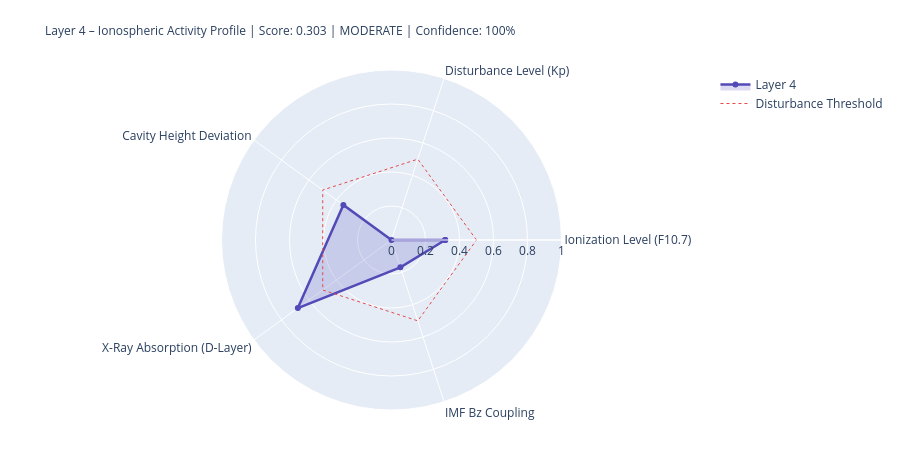

Notebook source saved alongside this figure:
### Markdown cell above
---
## 4. State Assessment & Handoff to Layer 5

### Code cell
# ============================================================
# LAYER-4-SCORE
# ============================================================

COMPONENTS = {
    'Ionization Level (F10.7)':    {'score': ioniz,       'source': 'primary' if f107_now else 'from_layer0', 'dynamic': True},
    'Disturbance Level (Kp)':          {'score': disturb,     'source': 'primary' if kp_now   else 'from_layer0', 'dynamic': True},
    'Cavity Height Deviation':    {'score': h_dev,       'source': 'derived',                                'dynamic': True},
    'X-Ray Absorption (D-Layer)':{'score': xray_ioniz,  'source': 'primary' if xray_now else 'missing',     'dynamic': True},
    'IMF Bz Coupling':             {'score': bz_coupling, 'source': 'primary' if bz_now   else 'from_layer0', 'dynamic': True},
}

available    = {k: v['score'] for k, v in COMPONENTS.items() if v['score'] is not None}
unavailable  = [k for k, v in COMPONENTS.items() if v['score'] is None]
layer4_score = round(sum(available.values()) / len(available), 4) if available else None
confidence   = round(len(available) / len(COMPONENTS), 2)
level = ('unknown' if layer4_score is None
         else 'quiet'   if layer4_score < 0.3
         else 'moderate' if layer4_score < 0.6
         else 'active')
dominant_l4 = max(available, key=available.get) if available else 'none'

# Resonance delta for Schumann SR-1
sr1_ref = schumann_freq(1, 80.0)
sr1_now = schumann_freq(1, h_eff)
sr1_delta_mhz = (sr1_now - sr1_ref) * 1000

# Propagation conditions
prop_cond = ('disturbed'   if kp_val > 4
             else 'unsettled' if kp_val > 2
             else 'normal')
if xray_class in ['X', 'M']:
    prop_cond = 'Radio-Blackout moeglich'

W = 68
print('=' * W)
print('LAYER 4 – IONOSPHERE – STATE ASSESSMENT')
print('=' * W)
for name, comp in COMPONENTS.items():
    s = comp['score']
    if s is not None:
        bar = '█' * int(s * 20) + '░' * (20 - int(s * 20))
        print(f'  {name:<36} {bar}  {s:.3f}  [{comp["source"]}]')
    else:
        print(f'  {name:<36} {"─" * 20}  n/a   [missing]')
print('-' * W)
print(f'  Score:          {layer4_score:.3f}  ({len(available)}/{len(COMPONENTS)} components)')
print(f'  Confidence:     {confidence:.0%}')
print(f'  Level:          {level.upper()}')
print(f'  Dominant:       {dominant_l4}')
print(f'  Cavity height:  {h_eff:.1f} km  (Ref: 80.0 km)')
print(f'  SR-1:           {sr1_now:.3f} Hz  (Δ {sr1_delta_mhz:+.1f} mHz vs. ref)')
print(f'  Propagation:    {prop_cond}')
print(f'  X-Ray:          {xray_class}-class  ({xray_now:.2e} W/m²)' if xray_now else '  X-Ray:          n/a')
print('=' * W)

# Radar
cats   = list(available.keys())
vals_r = list(available.values())
if len(cats) >= 3:
    fig = go.Figure()
    fig.add_trace(go.Scatterpolar(
        r=vals_r + [vals_r[0]], theta=cats + [cats[0]],
        fill='toself', fillcolor='rgba(83,74,183,0.20)',
        line=dict(color='#534AB7', width=2.5), name='Layer 4'
    ))
    fig.add_trace(go.Scatterpolar(
        r=[0.5] * (len(cats)+1), theta=cats + [cats[0]],
        line=dict(color='#E24B4A', dash='dot', width=1),
        mode='lines', name='Disturbance Threshold'
    ))
    fig.update_layout(
        title=dict(
            text=f'Layer 4 – Ionospheric Activity Profile | Score: {layer4_score:.3f} | {level.upper()} | Confidence: {confidence:.0%}',
            font=dict(size=12)
        ),
        polar=dict(radialaxis=dict(visible=True, range=[0, 1])),
        height=450, showlegend=True,
        margin=dict(l=80, r=80, t=70, b=40)
    )
    fig.show()

### Figure 1 — Plotly figure (JSON) as saved in the notebook; plotly's stock layout.template omitted (floating-point values rounded to 4 significant figures)
{"data": [{"fill": "toself", "fillcolor": "rgba(83,74,183,0.20)", "line": {"color": "#534AB7", "width": 2.5}, "name": "Layer 4", "r": [0.316, 0.0, 0.35, 0.681, 0.169, 0.316], "theta": ["Ionization Level (F10.7)", "Disturbance Level (Kp)", "Cavity Height Deviation", "X-Ray Absorption (D-Layer)", "IMF Bz Coupling", "Ionization Level (F10.7)"], "type": "scatterpolar"}, {"line": {"color": "#E24B4A", "dash": "dot", "width": 1}, "mode": "lines", "name": "Disturbance Threshold", "r": [0.5, 0.5, 0.5, 0.5, 0.5, 0.5], "theta": ["Ionization Level (F10.7)", "Disturbance Level (Kp)", "Cavity Height Deviation", "X-Ray Absorption (D-Layer)", "IMF Bz Coupling", "Ionization Level (F10.7)"], "type": "scatterpolar"}], "layout": {"height": 450, "margin": {"b": 40, "l": 80, "r": 80, "t": 70}, "polar": {"radialaxis": {"range": [0, 1], "visible": true}}, "showlegend": true, "title": {"font": {"size": 12}, "text": "Layer 4 – Ionospheric Activity Profile | Score: 0.303 | MODERATE | Confidence: 100%"}}}
